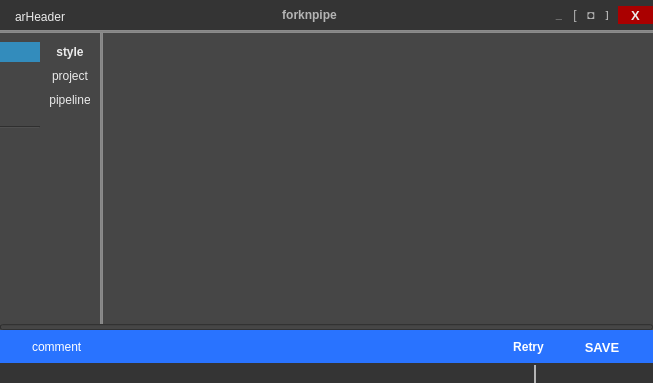
<?xml version="1.0" encoding="UTF-8"?>
<ui version="4.0">
 <class>Form</class>
 <widget class="QWidget" name="Form">
  <property name="geometry">
   <rect>
    <x>0</x>
    <y>0</y>
    <width>653</width>
    <height>383</height>
   </rect>
  </property>
  <property name="minimumSize">
   <size>
    <width>500</width>
    <height>300</height>
   </size>
  </property>
  <property name="maximumSize">
   <size>
    <width>16777215</width>
    <height>1632332</height>
   </size>
  </property>
  <property name="windowTitle">
   <string>Project</string>
  </property>
  <property name="windowIcon">
   <iconset resource="../../../img/img.qrc">
    <normaloff>:/btn/btn/btnProject48.png</normaloff>:/btn/btn/btnProject48.png</iconset>
  </property>
  <property name="styleSheet">
   <string notr="true">QWidget{
	background-color: rgb(70, 70, 70);
	
	
	selection-background-color: rgb(1, 79, 131);
	color: rgb(235, 235, 235);
}

QPushButton { 
	border:0px;
}

QPushButton:pressed{ border: 0px solid green;  }

QToolTip { 
	background-color: rgb(52, 52, 52);
	color: rgb(241, 241, 241);
	border: black solid 1px;
}</string>
  </property>
  <layout class="QVBoxLayout" name="verticalLayout_5">
   <property name="spacing">
    <number>0</number>
   </property>
   <property name="margin">
    <number>0</number>
   </property>
   <item>
    <widget class="QWidget" name="wgTop" native="true">
     <property name="minimumSize">
      <size>
       <width>0</width>
       <height>30</height>
      </size>
     </property>
     <property name="maximumSize">
      <size>
       <width>16777215</width>
       <height>30</height>
      </size>
     </property>
     <property name="styleSheet">
      <string notr="true">background-color: rgb(52, 52, 52);</string>
     </property>
     <layout class="QHBoxLayout" name="horizontalLayout_7">
      <property name="spacing">
       <number>6</number>
      </property>
      <property name="leftMargin">
       <number>2</number>
      </property>
      <property name="topMargin">
       <number>0</number>
      </property>
      <property name="rightMargin">
       <number>0</number>
      </property>
      <property name="bottomMargin">
       <number>0</number>
      </property>
      <item>
       <layout class="QHBoxLayout" name="horizontalLayout_10">
        <property name="topMargin">
         <number>3</number>
        </property>
        <item>
         <widget class="QLabel" name="lblScriptImg">
          <property name="maximumSize">
           <size>
            <width>18</width>
            <height>18</height>
           </size>
          </property>
          <property name="text">
           <string/>
          </property>
          <property name="pixmap">
           <pixmap resource="../../../img/img.qrc">:/btn/btn/btnProject48.png</pixmap>
          </property>
          <property name="scaledContents">
           <bool>true</bool>
          </property>
         </widget>
        </item>
        <item>
         <widget class="QLabel" name="lblScriptName">
          <property name="text">
           <string>arHeader</string>
          </property>
         </widget>
        </item>
       </layout>
      </item>
      <item>
       <spacer name="horizontalSpacer">
        <property name="orientation">
         <enum>Qt::Horizontal</enum>
        </property>
        <property name="sizeType">
         <enum>QSizePolicy::Expanding</enum>
        </property>
        <property name="sizeHint" stdset="0">
         <size>
          <width>40</width>
          <height>20</height>
         </size>
        </property>
       </spacer>
      </item>
      <item>
       <widget class="QLabel" name="lblProjectName">
        <property name="font">
         <font>
          <weight>75</weight>
          <bold>true</bold>
         </font>
        </property>
        <property name="styleSheet">
         <string notr="true">color: rgb(180, 180, 180);</string>
        </property>
        <property name="text">
         <string>forknpipe</string>
        </property>
        <property name="alignment">
         <set>Qt::AlignCenter</set>
        </property>
       </widget>
      </item>
      <item>
       <spacer name="horizontalSpacer_2">
        <property name="orientation">
         <enum>Qt::Horizontal</enum>
        </property>
        <property name="sizeType">
         <enum>QSizePolicy::Expanding</enum>
        </property>
        <property name="sizeHint" stdset="0">
         <size>
          <width>40</width>
          <height>20</height>
         </size>
        </property>
       </spacer>
      </item>
      <item>
       <widget class="QWidget" name="widget" native="true">
        <layout class="QHBoxLayout" name="horizontalLayout_13">
         <property name="spacing">
          <number>6</number>
         </property>
         <property name="margin">
          <number>0</number>
         </property>
         <item>
          <widget class="QPushButton" name="btnMinimize">
           <property name="minimumSize">
            <size>
             <width>10</width>
             <height>0</height>
            </size>
           </property>
           <property name="font">
            <font>
             <pointsize>8</pointsize>
             <weight>75</weight>
             <bold>true</bold>
            </font>
           </property>
           <property name="toolTip">
            <string>Minimize</string>
           </property>
           <property name="styleSheet">
            <string notr="true">color: rgb(180, 180, 180);</string>
           </property>
           <property name="text">
            <string>_</string>
           </property>
           <property name="shortcut">
            <string>Down</string>
           </property>
          </widget>
         </item>
         <item>
          <widget class="QPushButton" name="btnLayoutL">
           <property name="minimumSize">
            <size>
             <width>10</width>
             <height>0</height>
            </size>
           </property>
           <property name="toolTip">
            <string>Align Left</string>
           </property>
           <property name="styleSheet">
            <string notr="true">color: rgb(180, 180, 180);</string>
           </property>
           <property name="text">
            <string>[</string>
           </property>
           <property name="shortcut">
            <string>Left</string>
           </property>
          </widget>
         </item>
         <item>
          <widget class="QPushButton" name="btnMaximize">
           <property name="minimumSize">
            <size>
             <width>10</width>
             <height>0</height>
            </size>
           </property>
           <property name="toolTip">
            <string>Maximize</string>
           </property>
           <property name="styleSheet">
            <string notr="true">color: rgb(180, 180, 180);</string>
           </property>
           <property name="text">
            <string>◘</string>
           </property>
           <property name="shortcut">
            <string>Up</string>
           </property>
          </widget>
         </item>
         <item>
          <widget class="QPushButton" name="btnLayoutR">
           <property name="minimumSize">
            <size>
             <width>10</width>
             <height>0</height>
            </size>
           </property>
           <property name="font">
            <font>
             <pointsize>7</pointsize>
             <weight>75</weight>
             <bold>true</bold>
            </font>
           </property>
           <property name="toolTip">
            <string>Align Right</string>
           </property>
           <property name="styleSheet">
            <string notr="true">color: rgb(180, 180, 180);</string>
           </property>
           <property name="text">
            <string>]</string>
           </property>
           <property name="shortcut">
            <string>Right</string>
           </property>
          </widget>
         </item>
         <item>
          <widget class="QPushButton" name="btnClose">
           <property name="minimumSize">
            <size>
             <width>35</width>
             <height>18</height>
            </size>
           </property>
           <property name="font">
            <font>
             <pointsize>10</pointsize>
             <weight>75</weight>
             <bold>true</bold>
            </font>
           </property>
           <property name="toolTip">
            <string>Close</string>
           </property>
           <property name="styleSheet">
            <string notr="true">QPushButton{
background-color: rgb(170, 0, 0);
}
QPushButton#pushButton { 
    background-color: #ffffff;
    border: 0px;
}</string>
           </property>
           <property name="text">
            <string>X</string>
           </property>
           <property name="shortcut">
            <string>Esc</string>
           </property>
           <property name="flat">
            <bool>false</bool>
           </property>
          </widget>
         </item>
        </layout>
       </widget>
      </item>
     </layout>
    </widget>
   </item>
   <item>
    <widget class="Line" name="line">
     <property name="styleSheet">
      <string notr="true">background-color: rgb(139, 139, 139);
color: rgb(132, 132, 132);</string>
     </property>
     <property name="frameShadow">
      <enum>QFrame::Plain</enum>
     </property>
     <property name="lineWidth">
      <number>1</number>
     </property>
     <property name="orientation">
      <enum>Qt::Horizontal</enum>
     </property>
    </widget>
   </item>
   <item>
    <layout class="QHBoxLayout" name="horizontalLayout_6" stretch="0,1,0">
     <property name="spacing">
      <number>0</number>
     </property>
     <property name="rightMargin">
      <number>0</number>
     </property>
     <item>
      <widget class="QWidget" name="wgMenu" native="true">
       <property name="maximumSize">
        <size>
         <width>100</width>
         <height>16777215</height>
        </size>
       </property>
       <layout class="QHBoxLayout" name="horizontalLayout_8" stretch="0,0">
        <property name="spacing">
         <number>10</number>
        </property>
        <property name="sizeConstraint">
         <enum>QLayout::SetDefaultConstraint</enum>
        </property>
        <property name="leftMargin">
         <number>0</number>
        </property>
        <property name="rightMargin">
         <number>0</number>
        </property>
        <item>
         <layout class="QVBoxLayout" name="layMenu01">
          <property name="spacing">
           <number>8</number>
          </property>
          <property name="leftMargin">
           <number>0</number>
          </property>
          <property name="rightMargin">
           <number>0</number>
          </property>
          <item>
           <widget class="QPushButton" name="btnMenu01_item01">
            <property name="minimumSize">
             <size>
              <width>40</width>
              <height>20</height>
             </size>
            </property>
            <property name="maximumSize">
             <size>
              <width>16777215</width>
              <height>16777215</height>
             </size>
            </property>
            <property name="toolTip">
             <string>settings</string>
            </property>
            <property name="layoutDirection">
             <enum>Qt::LeftToRight</enum>
            </property>
            <property name="styleSheet">
             <string notr="true">background-color: rgb(51, 140, 188);</string>
            </property>
            <property name="text">
             <string/>
            </property>
            <property name="icon">
             <iconset resource="../../../img/img.qrc">
              <normaloff>:/btn/btn/btnWrite48.png</normaloff>:/btn/btn/btnWrite48.png</iconset>
            </property>
           </widget>
          </item>
          <item>
           <widget class="QPushButton" name="btnMenu01_item02">
            <property name="minimumSize">
             <size>
              <width>20</width>
              <height>20</height>
             </size>
            </property>
            <property name="maximumSize">
             <size>
              <width>16777215</width>
              <height>16777215</height>
             </size>
            </property>
            <property name="toolTip">
             <string>path</string>
            </property>
            <property name="text">
             <string/>
            </property>
            <property name="icon">
             <iconset resource="../../../img/img.qrc">
              <normaloff>:/btn/btn/btnArrowRight48.png</normaloff>:/btn/btn/btnArrowRight48.png</iconset>
            </property>
           </widget>
          </item>
          <item>
           <widget class="QPushButton" name="btnMenu01_item03">
            <property name="minimumSize">
             <size>
              <width>20</width>
              <height>20</height>
             </size>
            </property>
            <property name="maximumSize">
             <size>
              <width>16777215</width>
              <height>16777215</height>
             </size>
            </property>
            <property name="toolTip">
             <string>pipeline</string>
            </property>
            <property name="text">
             <string/>
            </property>
            <property name="icon">
             <iconset resource="../../../img/img.qrc">
              <normaloff>:/btn/btn/btnFile48.png</normaloff>:/btn/btn/btnFile48.png</iconset>
            </property>
           </widget>
          </item>
          <item>
           <widget class="Line" name="btnMenu01_line01">
            <property name="orientation">
             <enum>Qt::Horizontal</enum>
            </property>
           </widget>
          </item>
          <item>
           <widget class="QPushButton" name="btnMenu01_item04">
            <property name="minimumSize">
             <size>
              <width>20</width>
              <height>20</height>
             </size>
            </property>
            <property name="maximumSize">
             <size>
              <width>16777215</width>
              <height>16777215</height>
             </size>
            </property>
            <property name="toolTip">
             <string>log</string>
            </property>
            <property name="text">
             <string/>
            </property>
            <property name="icon">
             <iconset resource="../../../img/img.qrc">
              <normaloff>:/btn/btn/btnLog48.png</normaloff>:/btn/btn/btnLog48.png</iconset>
            </property>
           </widget>
          </item>
          <item>
           <widget class="QPushButton" name="btnMenu01_item05">
            <property name="minimumSize">
             <size>
              <width>20</width>
              <height>20</height>
             </size>
            </property>
            <property name="maximumSize">
             <size>
              <width>16777215</width>
              <height>16777215</height>
             </size>
            </property>
            <property name="toolTip">
             <string>report</string>
            </property>
            <property name="text">
             <string/>
            </property>
            <property name="icon">
             <iconset resource="../../../img/img.qrc">
              <normaloff>:/btn/btn/btnInboxE48.png</normaloff>:/btn/btn/btnInboxE48.png</iconset>
            </property>
           </widget>
          </item>
          <item>
           <widget class="QPushButton" name="btnMenu01_item06">
            <property name="minimumSize">
             <size>
              <width>20</width>
              <height>20</height>
             </size>
            </property>
            <property name="maximumSize">
             <size>
              <width>16777215</width>
              <height>16777215</height>
             </size>
            </property>
            <property name="toolTip">
             <string>user</string>
            </property>
            <property name="text">
             <string/>
            </property>
            <property name="icon">
             <iconset resource="../../../img/img.qrc">
              <normaloff>:/user/user/default.png</normaloff>:/user/user/default.png</iconset>
            </property>
           </widget>
          </item>
          <item>
           <spacer name="verticalSpacer_4">
            <property name="orientation">
             <enum>Qt::Vertical</enum>
            </property>
            <property name="sizeType">
             <enum>QSizePolicy::Expanding</enum>
            </property>
            <property name="sizeHint" stdset="0">
             <size>
              <width>20</width>
              <height>20</height>
             </size>
            </property>
           </spacer>
          </item>
         </layout>
        </item>
        <item>
         <widget class="QWidget" name="wgMenu02" native="true">
          <property name="maximumSize">
           <size>
            <width>16555</width>
            <height>16777215</height>
           </size>
          </property>
          <layout class="QVBoxLayout" name="verticalLayout">
           <property name="spacing">
            <number>10</number>
           </property>
           <property name="leftMargin">
            <number>0</number>
           </property>
           <property name="topMargin">
            <number>3</number>
           </property>
           <property name="rightMargin">
            <number>10</number>
           </property>
           <property name="bottomMargin">
            <number>0</number>
           </property>
           <item>
            <widget class="QPushButton" name="pushButton">
             <property name="font">
              <font>
               <weight>75</weight>
               <bold>true</bold>
              </font>
             </property>
             <property name="text">
              <string>style</string>
             </property>
            </widget>
           </item>
           <item>
            <widget class="QPushButton" name="pushButton_2">
             <property name="text">
              <string>project</string>
             </property>
            </widget>
           </item>
           <item>
            <widget class="QPushButton" name="pushButton_4">
             <property name="text">
              <string>pipeline</string>
             </property>
            </widget>
           </item>
           <item>
            <spacer name="verticalSpacer_5">
             <property name="orientation">
              <enum>Qt::Vertical</enum>
             </property>
             <property name="sizeHint" stdset="0">
              <size>
               <width>20</width>
               <height>40</height>
              </size>
             </property>
            </spacer>
           </item>
          </layout>
         </widget>
        </item>
       </layout>
      </widget>
     </item>
     <item>
      <widget class="Line" name="line_3">
       <property name="styleSheet">
        <string notr="true">background-color: rgb(139, 139, 139);
color: rgb(132, 132, 132);</string>
       </property>
       <property name="frameShadow">
        <enum>QFrame::Plain</enum>
       </property>
       <property name="lineWidth">
        <number>1</number>
       </property>
       <property name="orientation">
        <enum>Qt::Vertical</enum>
       </property>
      </widget>
     </item>
     <item>
      <layout class="QVBoxLayout" name="verticalLayout_3" stretch="1,0">
       <property name="rightMargin">
        <number>0</number>
       </property>
       <property name="bottomMargin">
        <number>0</number>
       </property>
       <item>
        <widget class="QWidget" name="wgMain" native="true">
         <property name="minimumSize">
          <size>
           <width>50</width>
           <height>50</height>
          </size>
         </property>
         <layout class="QVBoxLayout" name="layMain">
          <property name="leftMargin">
           <number>0</number>
          </property>
          <property name="topMargin">
           <number>8</number>
          </property>
          <property name="rightMargin">
           <number>8</number>
          </property>
          <property name="bottomMargin">
           <number>8</number>
          </property>
         </layout>
        </widget>
       </item>
       <item>
        <layout class="QHBoxLayout" name="horizontalLayout_3">
         <property name="rightMargin">
          <number>44</number>
         </property>
         <property name="bottomMargin">
          <number>0</number>
         </property>
         <item>
          <widget class="QLabel" name="lblArrowUp">
           <property name="maximumSize">
            <size>
             <width>16777215</width>
             <height>16777215</height>
            </size>
           </property>
           <property name="layoutDirection">
            <enum>Qt::LeftToRight</enum>
           </property>
           <property name="text">
            <string/>
           </property>
           <property name="pixmap">
            <pixmap resource="../../../img/img.qrc">:/lbl/lbl/lblArrowU18.png</pixmap>
           </property>
           <property name="alignment">
            <set>Qt::AlignRight|Qt::AlignTrailing|Qt::AlignVCenter</set>
           </property>
          </widget>
         </item>
        </layout>
       </item>
      </layout>
     </item>
    </layout>
   </item>
   <item>
    <widget class="QWidget" name="wgFooter" native="true">
     <property name="maximumSize">
      <size>
       <width>16777215</width>
       <height>53</height>
      </size>
     </property>
     <layout class="QVBoxLayout" name="verticalLayout_7">
      <property name="spacing">
       <number>0</number>
      </property>
      <property name="margin">
       <number>0</number>
      </property>
      <item>
       <widget class="QProgressBar" name="prbStatus">
        <property name="maximumSize">
         <size>
          <width>16777215</width>
          <height>6</height>
         </size>
        </property>
        <property name="value">
         <number>0</number>
        </property>
        <property name="textVisible">
         <bool>false</bool>
        </property>
        <property name="invertedAppearance">
         <bool>false</bool>
        </property>
       </widget>
      </item>
      <item>
       <widget class="QWidget" name="wgFooterButtons" native="true">
        <property name="minimumSize">
         <size>
          <width>0</width>
          <height>0</height>
         </size>
        </property>
        <property name="maximumSize">
         <size>
          <width>16777215</width>
          <height>16777215</height>
         </size>
        </property>
        <property name="styleSheet">
         <string notr="true">background-color: rgb(41, 115, 255);
color: rgb(255, 255, 255);</string>
        </property>
        <layout class="QHBoxLayout" name="horizontalLayout_2">
         <property name="spacing">
          <number>10</number>
         </property>
         <property name="leftMargin">
          <number>15</number>
         </property>
         <property name="topMargin">
          <number>7</number>
         </property>
         <property name="rightMargin">
          <number>16</number>
         </property>
         <property name="bottomMargin">
          <number>6</number>
         </property>
         <item>
          <layout class="QHBoxLayout" name="horizontalLayout_4">
           <property name="spacing">
            <number>8</number>
           </property>
           <property name="margin">
            <number>0</number>
           </property>
           <item>
            <widget class="QLabel" name="lblCommentImg">
             <property name="enabled">
              <bool>true</bool>
             </property>
             <property name="maximumSize">
              <size>
               <width>16</width>
               <height>16</height>
              </size>
             </property>
             <property name="toolTip">
              <string>CommentImg</string>
             </property>
             <property name="text">
              <string/>
             </property>
             <property name="pixmap">
              <pixmap resource="../../../img/img.qrc">:/btn/btn/btnWrite48.png</pixmap>
             </property>
             <property name="scaledContents">
              <bool>true</bool>
             </property>
            </widget>
           </item>
           <item>
            <widget class="QLineEdit" name="edtComment">
             <property name="text">
              <string>comment</string>
             </property>
             <property name="frame">
              <bool>false</bool>
             </property>
             <property name="readOnly">
              <bool>true</bool>
             </property>
             <property name="placeholderText">
              <string/>
             </property>
            </widget>
           </item>
           <item>
            <spacer name="horizontalSpacer_15">
             <property name="orientation">
              <enum>Qt::Horizontal</enum>
             </property>
             <property name="sizeType">
              <enum>QSizePolicy::Expanding</enum>
             </property>
             <property name="sizeHint" stdset="0">
              <size>
               <width>40</width>
               <height>20</height>
              </size>
             </property>
            </spacer>
           </item>
           <item>
            <widget class="QPushButton" name="btnCancel">
             <property name="maximumSize">
              <size>
               <width>10000</width>
               <height>10000</height>
              </size>
             </property>
             <property name="font">
              <font>
               <weight>75</weight>
               <bold>true</bold>
              </font>
             </property>
             <property name="toolTip">
              <string/>
             </property>
             <property name="styleSheet">
              <string notr="true"/>
             </property>
             <property name="text">
              <string>Retry</string>
             </property>
             <property name="iconSize">
              <size>
               <width>25</width>
               <height>25</height>
              </size>
             </property>
             <property name="flat">
              <bool>true</bool>
             </property>
            </widget>
           </item>
           <item>
            <spacer name="horizontalSpacer_11">
             <property name="orientation">
              <enum>Qt::Horizontal</enum>
             </property>
             <property name="sizeType">
              <enum>QSizePolicy::Fixed</enum>
             </property>
             <property name="sizeHint" stdset="0">
              <size>
               <width>15</width>
               <height>20</height>
              </size>
             </property>
            </spacer>
           </item>
           <item>
            <widget class="QPushButton" name="btnAccept">
             <property name="enabled">
              <bool>true</bool>
             </property>
             <property name="minimumSize">
              <size>
               <width>70</width>
               <height>0</height>
              </size>
             </property>
             <property name="maximumSize">
              <size>
               <width>10000</width>
               <height>10000</height>
              </size>
             </property>
             <property name="font">
              <font>
               <pointsize>10</pointsize>
               <weight>75</weight>
               <bold>true</bold>
              </font>
             </property>
             <property name="toolTip">
              <string>Accept</string>
             </property>
             <property name="text">
              <string>SAVE</string>
             </property>
             <property name="iconSize">
              <size>
               <width>35</width>
               <height>35</height>
              </size>
             </property>
             <property name="shortcut">
              <string>Enter</string>
             </property>
             <property name="checkable">
              <bool>false</bool>
             </property>
             <property name="checked">
              <bool>false</bool>
             </property>
             <property name="autoDefault">
              <bool>false</bool>
             </property>
             <property name="default">
              <bool>false</bool>
             </property>
             <property name="flat">
              <bool>true</bool>
             </property>
            </widget>
           </item>
          </layout>
         </item>
        </layout>
       </widget>
      </item>
     </layout>
    </widget>
   </item>
   <item>
    <widget class="QWidget" name="widget_3" native="true">
     <property name="minimumSize">
      <size>
       <width>0</width>
       <height>20</height>
      </size>
     </property>
     <property name="maximumSize">
      <size>
       <width>16777215</width>
       <height>162323</height>
      </size>
     </property>
     <property name="styleSheet">
      <string notr="true">background-color: rgb(52, 52, 52);
color: rgb(180, 180, 180);</string>
     </property>
     <layout class="QHBoxLayout" name="horizontalLayout_5">
      <property name="spacing">
       <number>14</number>
      </property>
      <property name="leftMargin">
       <number>14</number>
      </property>
      <property name="topMargin">
       <number>2</number>
      </property>
      <property name="rightMargin">
       <number>14</number>
      </property>
      <property name="bottomMargin">
       <number>0</number>
      </property>
      <item>
       <layout class="QHBoxLayout" name="horizontalLayout">
        <property name="rightMargin">
         <number>0</number>
        </property>
        <item>
         <widget class="QLineEdit" name="edtSearch">
          <property name="font">
           <font>
            <pointsize>7</pointsize>
           </font>
          </property>
          <property name="text">
           <string/>
          </property>
          <property name="frame">
           <bool>false</bool>
          </property>
          <property name="alignment">
           <set>Qt::AlignLeading|Qt::AlignLeft|Qt::AlignTop</set>
          </property>
          <property name="readOnly">
           <bool>true</bool>
          </property>
          <property name="placeholderText">
           <string/>
          </property>
         </widget>
        </item>
        <item>
         <widget class="QPushButton" name="btnOpenFolder">
          <property name="minimumSize">
           <size>
            <width>16</width>
            <height>16</height>
           </size>
          </property>
          <property name="text">
           <string/>
          </property>
          <property name="icon">
           <iconset resource="../../../img/img.qrc">
            <normaloff>:/btn/btn/btnFolder48.png</normaloff>:/btn/btn/btnFolder48.png</iconset>
          </property>
          <property name="iconSize">
           <size>
            <width>14</width>
            <height>14</height>
           </size>
          </property>
         </widget>
        </item>
       </layout>
      </item>
      <item>
       <widget class="Line" name="line_4">
        <property name="frameShadow">
         <enum>QFrame::Plain</enum>
        </property>
        <property name="lineWidth">
         <number>2</number>
        </property>
        <property name="orientation">
         <enum>Qt::Vertical</enum>
        </property>
       </widget>
      </item>
      <item>
       <widget class="QPushButton" name="btnUser">
        <property name="text">
         <string/>
        </property>
        <property name="icon">
         <iconset resource="../../../img/img.qrc">
          <normaloff>:/user/user/default.png</normaloff>:/user/user/default.png</iconset>
        </property>
        <property name="iconSize">
         <size>
          <width>14</width>
          <height>14</height>
         </size>
        </property>
       </widget>
      </item>
      <item>
       <widget class="QPushButton" name="btnReport">
        <property name="maximumSize">
         <size>
          <width>14</width>
          <height>18</height>
         </size>
        </property>
        <property name="toolTip">
         <string>&lt;html&gt;&lt;head/&gt;&lt;body&gt;&lt;p&gt;&lt;span style=&quot; font-weight:600;&quot;&gt;Report&lt;/span&gt;&lt;/p&gt;&lt;p&gt;Report a bug, feature or get support&lt;/p&gt;&lt;/body&gt;&lt;/html&gt;</string>
        </property>
        <property name="text">
         <string/>
        </property>
        <property name="icon">
         <iconset resource="../../../img/img.qrc">
          <normaloff>:/btn/btn/btnReport48.png</normaloff>:/btn/btn/btnReport48.png</iconset>
        </property>
        <property name="iconSize">
         <size>
          <width>15</width>
          <height>15</height>
         </size>
        </property>
        <property name="flat">
         <bool>true</bool>
        </property>
       </widget>
      </item>
      <item>
       <widget class="QPushButton" name="btnHelp">
        <property name="maximumSize">
         <size>
          <width>14</width>
          <height>18</height>
         </size>
        </property>
        <property name="toolTip">
         <string>&lt;html&gt;&lt;head/&gt;&lt;body&gt;&lt;p&gt;&lt;span style=&quot; font-weight:600;&quot;&gt;Help&lt;/span&gt;&lt;/p&gt;&lt;p&gt;Get infos to the script&lt;/p&gt;&lt;/body&gt;&lt;/html&gt;</string>
        </property>
        <property name="text">
         <string/>
        </property>
        <property name="icon">
         <iconset resource="../../../img/img.qrc">
          <normaloff>:/btn/btn/btnHelp48.png</normaloff>:/btn/btn/btnHelp48.png</iconset>
        </property>
        <property name="iconSize">
         <size>
          <width>15</width>
          <height>15</height>
         </size>
        </property>
        <property name="flat">
         <bool>true</bool>
        </property>
       </widget>
      </item>
     </layout>
    </widget>
   </item>
  </layout>
 </widget>
 <resources>
  <include location="../../../img/img.qrc"/>
  <include location="../../../img/img.qrc"/>
 </resources>
 <connections/>
</ui>
